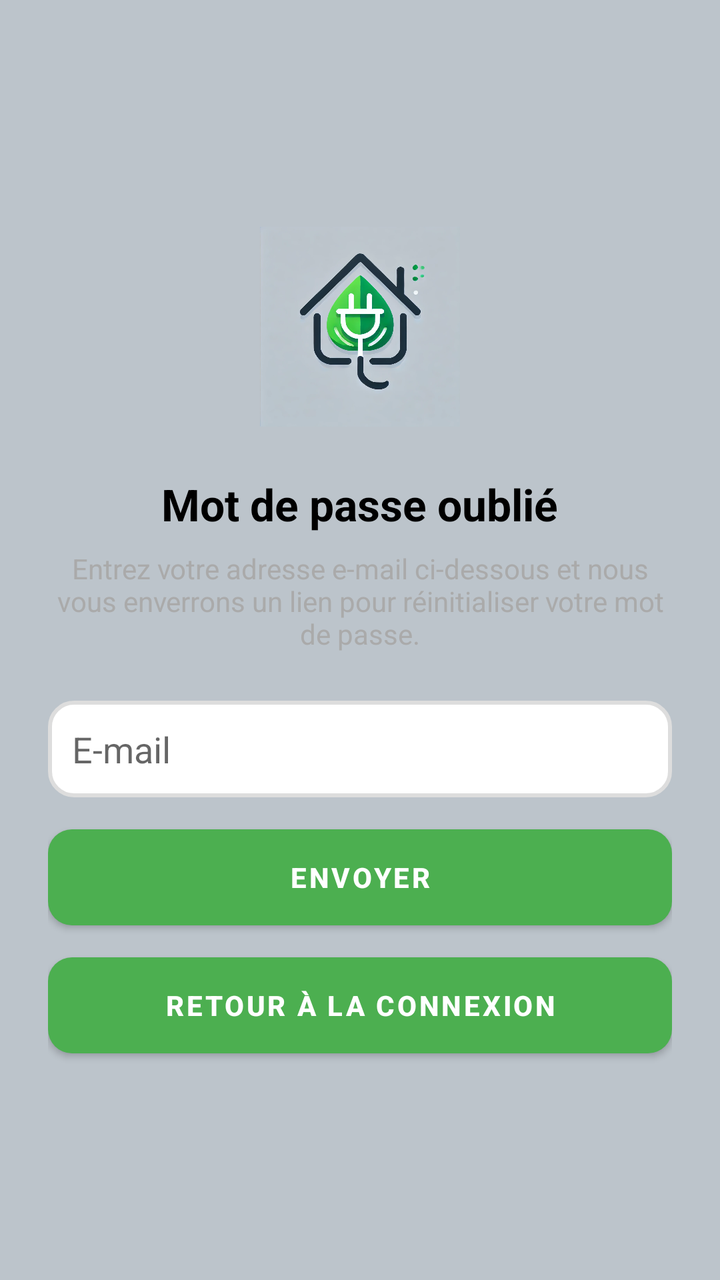
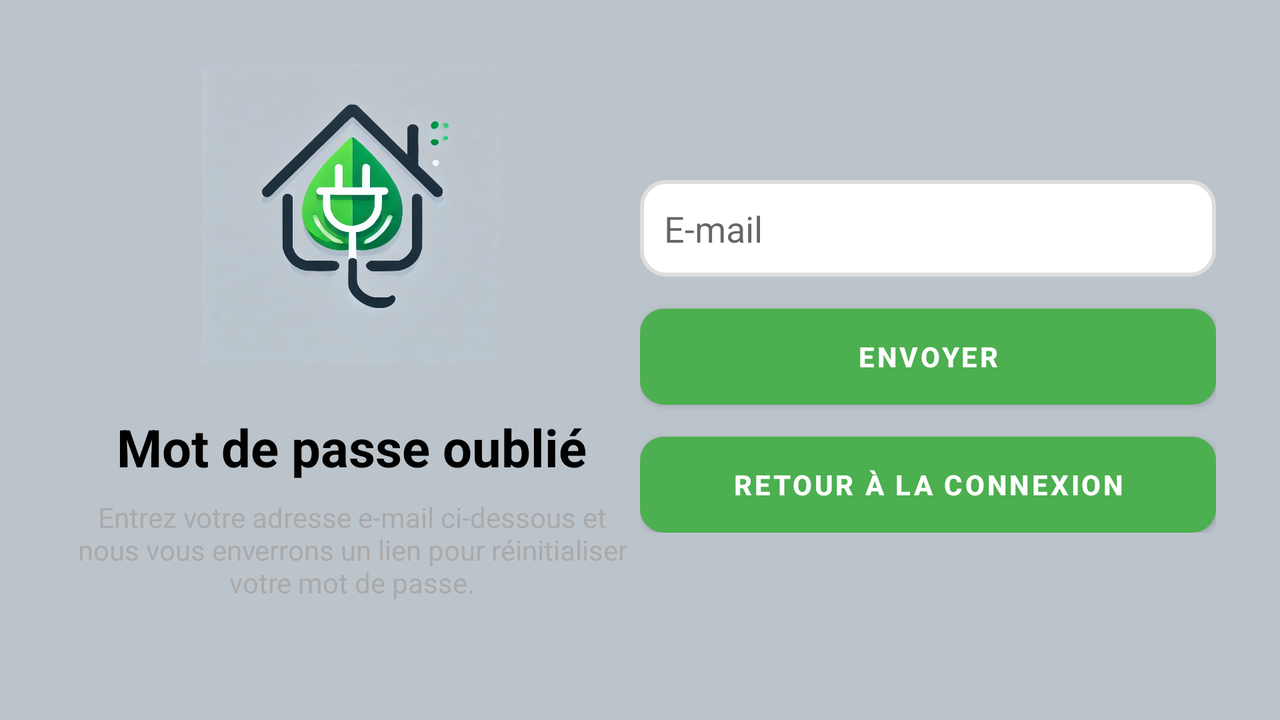

The same Android screen from two of the app's own layout files: first res/layout/ as a phone draws it, then the repository's variant for another configuration, drawn on a device whose configuration selects that folder. Both files follow.
<!-- AndroidManifest.xml: application theme Theme.MyApp -->
<!-- res/layout/activity_forgot_password.xml -->
<?xml version="1.0" encoding="utf-8"?>
<LinearLayout
    xmlns:android="http://schemas.android.com/apk/res/android"
    android:layout_width="match_parent"
    android:layout_height="match_parent"
    android:orientation="vertical"
    android:gravity="center"
    android:background="@color/splash_background"
    android:padding="24dp">

    
    <ImageView
        android:id="@+id/imgLogo"
        android:layout_width="100dp"
        android:layout_height="100dp"
        android:src="@drawable/ic_energy"
        android:layout_gravity="center"
        android:layout_marginBottom="24dp"/>

    
    <TextView
        android:id="@+id/tvTitle"
        android:layout_width="wrap_content"
        android:layout_height="wrap_content"
        android:text="Mot de passe oublié"
        android:textSize="22sp"
        android:textStyle="bold"
        android:textColor="@android:color/black"
        android:gravity="center"
        android:layout_marginBottom="8dp"/>

    
    <TextView
        android:id="@+id/tvInstructions"
        android:layout_width="wrap_content"
        android:layout_height="wrap_content"
        android:text="Entrez votre adresse e-mail ci-dessous et nous vous enverrons un lien pour réinitialiser votre mot de passe."
        android:textSize="14sp"
        android:textColor="@android:color/darker_gray"
        android:gravity="center"
        android:layout_marginBottom="24dp"/>

    
    <EditText
        android:id="@+id/etEmail"
        android:layout_width="match_parent"
        android:layout_height="wrap_content"
        android:hint="E-mail"
        android:inputType="textEmailAddress"
        android:drawableStart="@drawable/ic_email"
        android:textColor="@android:color/black"
        android:padding="12dp"
        android:background="@drawable/input_background_white"
        android:layout_marginBottom="16dp"/>

    
    <Button
        android:id="@+id/btnSend"
        android:layout_width="match_parent"
        android:layout_height="wrap_content"
        android:text="Envoyer"
        android:background="@drawable/button_ripple"
        android:textColor="@android:color/white"
        android:textStyle="bold"
        android:layout_marginBottom="16dp"/>

    
    <Button
        android:id="@+id/btnBackToLogin"
        android:layout_width="match_parent"
        android:layout_height="wrap_content"
        android:text="Retour à la connexion"
        android:background="@drawable/button_ripple"
        android:textColor="@android:color/white"
        android:textStyle="bold"/>
</LinearLayout>
<!-- resources referenced by this layout -->
<resources>
  <color name="splash_background">#BCC4CB</color>
  <!-- drawable button_ripple (drawable) -->
  <ripple xmlns:android="http://schemas.android.com/apk/res/android"
      android:color="@color/primaryColor">
      <item>
          <shape android:shape="rectangle">
              <solid android:color="@color/primaryColor"/>
              <corners android:radius="12dp"/>
          </shape>
      </item>
  </ripple>
  <!-- drawable ic_energy: png bitmap (drawable, 218311 bytes) -->
  <!-- drawable input_background_white (drawable) -->
  <?xml version="1.0" encoding="utf-8"?>
  <shape xmlns:android="http://schemas.android.com/apk/res/android"
      android:shape="rectangle">
  
      <solid android:color="#FFFFFF"/>
  
      <corners android:radius="12dp"/>
  
      <stroke
          android:width="2dp"
          android:color="#DDDDDD"/>
  
      <padding
          android:left="12dp"
          android:top="12dp"
          android:right="12dp"
          android:bottom="12dp"/>
  
      <item android:id="@android:id/background">
          <solid android:color="#FFFFFF"/>
      </item>
  
      <item android:id="@android:id/text1">
          <textAppearance android:textColor="@android:color/darker_gray"/>
      </item>
  </shape>
  <style name="Theme.MyApp" parent="Theme.MaterialComponents.DayNight.DarkActionBar">
          <item name="colorPrimary">@color/primaryColor</item>
          <item name="colorPrimaryVariant">@color/secondaryColor</item>
          <item name="colorOnPrimary">@color/white</item>
      </style>
  <color name="primaryColor">#4CAF50</color>
  <color name="secondaryColor">#1976D2</color>
  <color name="white">#FFFFFFFF</color>
</resources>
<!-- res/layout-land/activity_forgot_password.xml (the repository's variant of the layout above) -->
<!-- drawn on the phone turned sideways -->
<ScrollView
    xmlns:android="http://schemas.android.com/apk/res/android"
    android:layout_width="match_parent"
    android:layout_height="match_parent"
    android:background="@color/splash_background"
    android:padding="32dp">

    <LinearLayout
        android:layout_width="match_parent"
        android:layout_height="wrap_content"
        android:orientation="horizontal"
        android:gravity="center">

        
        <LinearLayout
            android:layout_width="0dp"
            android:layout_height="wrap_content"
            android:layout_weight="1"
            android:orientation="vertical"
            android:gravity="center">

            
            <ImageView
                android:id="@+id/imgLogo"
                android:layout_width="150dp"
                android:layout_height="150dp"
                android:src="@drawable/ic_energy"
                android:layout_gravity="center"
                android:layout_marginBottom="24dp"/>

            
            <TextView
                android:id="@+id/tvTitle"
                android:layout_width="wrap_content"
                android:layout_height="wrap_content"
                android:text="Mot de passe oublié"
                android:textSize="26sp"
                android:textStyle="bold"
                android:textColor="@android:color/black"
                android:gravity="center"
                android:layout_marginBottom="8dp"/>

            
            <TextView
                android:id="@+id/tvInstructions"
                android:layout_width="wrap_content"
                android:layout_height="wrap_content"
                android:text="Entrez votre adresse e-mail ci-dessous et nous vous enverrons un lien pour réinitialiser votre mot de passe."
                android:textSize="14sp"
                android:textColor="@android:color/darker_gray"
                android:gravity="center"
                android:layout_marginBottom="24dp"/>
        </LinearLayout>

        
        <LinearLayout
            android:layout_width="0dp"
            android:layout_height="wrap_content"
            android:layout_weight="1"
            android:orientation="vertical"
            android:gravity="center">

            
            <EditText
                android:id="@+id/etEmail"
                android:layout_width="match_parent"
                android:layout_height="wrap_content"
                android:hint="E-mail"
                android:inputType="textEmailAddress"
                android:drawableStart="@drawable/ic_email"
                android:textColor="@android:color/black"
                android:padding="12dp"
                android:background="@drawable/input_background_white"
                android:layout_marginBottom="16dp"/>

            
            <Button
                android:id="@+id/btnSend"
                android:layout_width="match_parent"
                android:layout_height="wrap_content"
                android:text="Envoyer"
                android:background="@drawable/button_ripple"
                android:textColor="@android:color/white"
                android:textStyle="bold"
                android:layout_marginBottom="16dp"/>

            
            <Button
                android:id="@+id/btnBackToLogin"
                android:layout_width="match_parent"
                android:layout_height="wrap_content"
                android:text="Retour à la connexion"
                android:background="@drawable/button_ripple"
                android:textColor="@android:color/white"
                android:textStyle="bold"/>
        </LinearLayout>
    </LinearLayout>
</ScrollView>
